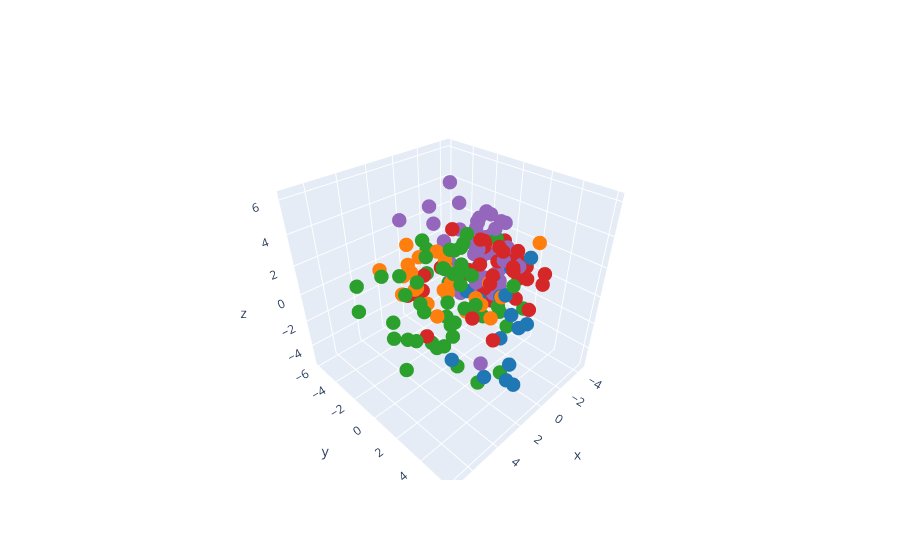

This figure's notebook cell:
### Code cell
import plotly.graph_objects as go
from matplotlib import cm

# get tab10 RGBA colors from matplotlib
tab10 = cm.get_cmap('tab10')
colors = [f'rgba({int(r*255)}, {int(g*255)}, {int(b*255)}, {a})' 
          for r, g, b, a in tab10(np.linspace(0, 1, 10))]

fig = go.Figure(
    data=go.Scatter3d(
        x=clustered[0],
        y=clustered[1],
        z=clustered[2],
        mode='markers',
        marker=dict(
            size=5,
            color=[colors[c] for c in clustered['mouse_cluster']]  # assign tab10 color per cluster
        )))

fig.show()

### Figure 1 — Plotly figure (JSON) as saved in the notebook; plotly's stock layout.template omitted (floating-point values rounded to 4 significant figures; data arrays with more than 128 entries replaced by an {"elided": "..."} marker saying what was removed)
{"data": [{"marker": {"color": {"elided": "180 str values"}, "size": 5}, "mode": "markers", "type": "scatter3d", "x": {"elided": "180 float values"}, "y": {"elided": "180 float values"}, "z": {"elided": "180 float values"}}], "layout": {}}
